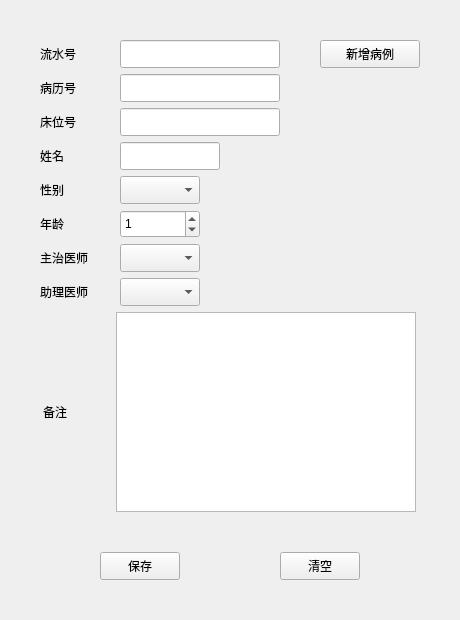
        <widget class="QWidget" name="widget" native="true">
         <property name="sizePolicy">
          <sizepolicy hsizetype="Expanding" vsizetype="Expanding">
           <horstretch>0</horstretch>
           <verstretch>0</verstretch>
          </sizepolicy>
         </property>
         <layout class="QVBoxLayout" name="verticalLayout_4">
          <property name="spacing">
           <number>0</number>
          </property>
          <property name="leftMargin">
           <number>0</number>
          </property>
          <property name="topMargin">
           <number>0</number>
          </property>
          <property name="rightMargin">
           <number>0</number>
          </property>
          <property name="bottomMargin">
           <number>0</number>
          </property>
          <item>
           <spacer name="verticalSpacer_14">
            <property name="orientation">
             <enum>Qt::Vertical</enum>
            </property>
            <property name="sizeType">
             <enum>QSizePolicy::Fixed</enum>
            </property>
            <property name="sizeHint" stdset="0">
             <size>
              <width>20</width>
              <height>40</height>
             </size>
            </property>
           </spacer>
          </item>
          <item>
           <layout class="QHBoxLayout" name="horizontalLayout_13">
            <property name="topMargin">
             <number>0</number>
            </property>
            <item>
             <spacer name="horizontalSpacer_44">
              <property name="orientation">
               <enum>Qt::Horizontal</enum>
              </property>
              <property name="sizeType">
               <enum>QSizePolicy::Fixed</enum>
              </property>
              <property name="sizeHint" stdset="0">
               <size>
                <width>40</width>
                <height>20</height>
               </size>
              </property>
             </spacer>
            </item>
            <item>
             <widget class="QLabel" name="label_8">
              <property name="sizePolicy">
               <sizepolicy hsizetype="Fixed" vsizetype="Preferred">
                <horstretch>0</horstretch>
                <verstretch>0</verstretch>
               </sizepolicy>
              </property>
              <property name="minimumSize">
               <size>
                <width>80</width>
                <height>0</height>
               </size>
              </property>
              <property name="text">
               <string>流水号</string>
              </property>
             </widget>
            </item>
            <item>
             <widget class="QLineEdit" name="edtSerial">
              <property name="sizePolicy">
               <sizepolicy hsizetype="Preferred" vsizetype="Fixed">
                <horstretch>0</horstretch>
                <verstretch>0</verstretch>
               </sizepolicy>
              </property>
              <property name="minimumSize">
               <size>
                <width>160</width>
                <height>28</height>
               </size>
              </property>
              <property name="maximumSize">
               <size>
                <width>160</width>
                <height>28</height>
               </size>
              </property>
              <property name="font">
               <font>
                <family>3ds</family>
                <pointsize>11</pointsize>
               </font>
              </property>
             </widget>
            </item>
            <item>
             <spacer name="horizontalSpacer_2">
              <property name="orientation">
               <enum>Qt::Horizontal</enum>
              </property>
              <property name="sizeHint" stdset="0">
               <size>
                <width>40</width>
                <height>20</height>
               </size>
              </property>
             </spacer>
            </item>
            <item>
             <widget class="QPushButton" name="btnAdd">
              <property name="minimumSize">
               <size>
                <width>100</width>
                <height>28</height>
               </size>
              </property>
              <property name="maximumSize">
               <size>
                <width>100</width>
                <height>16777215</height>
               </size>
              </property>
              <property name="text">
               <string>新增病例</string>
              </property>
             </widget>
            </item>
            <item>
             <spacer name="horizontalSpacer_61">
              <property name="orientation">
               <enum>Qt::Horizontal</enum>
              </property>
              <property name="sizeType">
               <enum>QSizePolicy::Fixed</enum>
              </property>
              <property name="sizeHint" stdset="0">
               <size>
                <width>40</width>
                <height>20</height>
               </size>
              </property>
             </spacer>
            </item>
           </layout>
          </item>
          <item>
           <layout class="QHBoxLayout" name="horizontalLayout_14">
            <property name="topMargin">
             <number>6</number>
            </property>
            <item>
             <spacer name="horizontalSpacer_45">
              <property name="orientation">
               <enum>Qt::Horizontal</enum>
              </property>
              <property name="sizeType">
               <enum>QSizePolicy::Fixed</enum>
              </property>
              <property name="sizeHint" stdset="0">
               <size>
                <width>40</width>
                <height>20</height>
               </size>
              </property>
             </spacer>
            </item>
            <item>
             <widget class="QLabel" name="label_9">
              <property name="sizePolicy">
               <sizepolicy hsizetype="Fixed" vsizetype="Preferred">
                <horstretch>0</horstretch>
                <verstretch>0</verstretch>
               </sizepolicy>
              </property>
              <property name="minimumSize">
               <size>
                <width>80</width>
                <height>0</height>
               </size>
              </property>
              <property name="text">
               <string>病历号</string>
              </property>
             </widget>
            </item>
            <item>
             <widget class="QLineEdit" name="edtChart">
              <property name="sizePolicy">
               <sizepolicy hsizetype="Preferred" vsizetype="Fixed">
                <horstretch>0</horstretch>
                <verstretch>0</verstretch>
               </sizepolicy>
              </property>
              <property name="minimumSize">
               <size>
                <width>160</width>
                <height>28</height>
               </size>
              </property>
              <property name="maximumSize">
               <size>
                <width>160</width>
                <height>28</height>
               </size>
              </property>
             </widget>
            </item>
            <item>
             <spacer name="horizontalSpacer_3">
              <property name="orientation">
               <enum>Qt::Horizontal</enum>
              </property>
              <property name="sizeHint" stdset="0">
               <size>
                <width>40</width>
                <height>20</height>
               </size>
              </property>
             </spacer>
            </item>
           </layout>
          </item>
          <item>
           <layout class="QHBoxLayout" name="horizontalLayout_15">
            <property name="topMargin">
             <number>6</number>
            </property>
            <item>
             <spacer name="horizontalSpacer_46">
              <property name="orientation">
               <enum>Qt::Horizontal</enum>
              </property>
              <property name="sizeType">
               <enum>QSizePolicy::Fixed</enum>
              </property>
              <property name="sizeHint" stdset="0">
               <size>
                <width>40</width>
                <height>20</height>
               </size>
              </property>
             </spacer>
            </item>
            <item>
             <widget class="QLabel" name="label_20">
              <property name="minimumSize">
               <size>
                <width>80</width>
                <height>0</height>
               </size>
              </property>
              <property name="text">
               <string>床位号</string>
              </property>
             </widget>
            </item>
            <item>
             <widget class="QLineEdit" name="edtBunk">
              <property name="sizePolicy">
               <sizepolicy hsizetype="Preferred" vsizetype="Fixed">
                <horstretch>0</horstretch>
                <verstretch>0</verstretch>
               </sizepolicy>
              </property>
              <property name="minimumSize">
               <size>
                <width>160</width>
                <height>28</height>
               </size>
              </property>
              <property name="maximumSize">
               <size>
                <width>160</width>
                <height>28</height>
               </size>
              </property>
             </widget>
            </item>
            <item>
             <spacer name="horizontalSpacer_4">
              <property name="orientation">
               <enum>Qt::Horizontal</enum>
              </property>
              <property name="sizeHint" stdset="0">
               <size>
                <width>40</width>
                <height>20</height>
               </size>
              </property>
             </spacer>
            </item>
           </layout>
          </item>
          <item>
           <layout class="QHBoxLayout" name="horizontalLayout_16">
            <property name="topMargin">
             <number>6</number>
            </property>
            <item>
             <spacer name="horizontalSpacer_47">
              <property name="orientation">
               <enum>Qt::Horizontal</enum>
              </property>
              <property name="sizeType">
               <enum>QSizePolicy::Fixed</enum>
              </property>
              <property name="sizeHint" stdset="0">
               <size>
                <width>40</width>
                <height>20</height>
               </size>
              </property>
             </spacer>
            </item>
            <item>
             <widget class="QLabel" name="label_21">
              <property name="minimumSize">
               <size>
                <width>80</width>
                <height>0</height>
               </size>
              </property>
              <property name="text">
               <string>姓名</string>
              </property>
             </widget>
            </item>
            <item>
             <widget class="QLineEdit" name="edtName">
              <property name="sizePolicy">
               <sizepolicy hsizetype="Preferred" vsizetype="Fixed">
                <horstretch>0</horstretch>
                <verstretch>0</verstretch>
               </sizepolicy>
              </property>
              <property name="minimumSize">
               <size>
                <width>100</width>
                <height>28</height>
               </size>
              </property>
              <property name="maximumSize">
               <size>
                <width>100</width>
                <height>28</height>
               </size>
              </property>
             </widget>
            </item>
            <item>
             <spacer name="horizontalSpacer_5">
              <property name="orientation">
               <enum>Qt::Horizontal</enum>
              </property>
              <property name="sizeHint" stdset="0">
               <size>
                <width>40</width>
                <height>20</height>
               </size>
              </property>
             </spacer>
            </item>
           </layout>
          </item>
          <item>
           <layout class="QHBoxLayout" name="horizontalLayout_17">
            <property name="topMargin">
             <number>6</number>
            </property>
            <item>
             <spacer name="horizontalSpacer_48">
              <property name="orientation">
               <enum>Qt::Horizontal</enum>
              </property>
              <property name="sizeType">
               <enum>QSizePolicy::Fixed</enum>
              </property>
              <property name="sizeHint" stdset="0">
               <size>
                <width>40</width>
                <height>20</height>
               </size>
              </property>
             </spacer>
            </item>
            <item>
             <widget class="QLabel" name="label_22">
              <property name="sizePolicy">
               <sizepolicy hsizetype="Fixed" vsizetype="Preferred">
                <horstretch>0</horstretch>
                <verstretch>0</verstretch>
               </sizepolicy>
              </property>
              <property name="minimumSize">
               <size>
                <width>80</width>
                <height>0</height>
               </size>
              </property>
              <property name="text">
               <string>性别</string>
              </property>
             </widget>
            </item>
            <item>
             <widget class="QComboBox" name="cbGender">
              <property name="sizePolicy">
               <sizepolicy hsizetype="Maximum" vsizetype="Fixed">
                <horstretch>0</horstretch>
                <verstretch>0</verstretch>
               </sizepolicy>
              </property>
              <property name="minimumSize">
               <size>
                <width>80</width>
                <height>28</height>
               </size>
              </property>
              <property name="maximumSize">
               <size>
                <width>80</width>
                <height>28</height>
               </size>
              </property>
              <property name="currentText">
               <string/>
              </property>
             </widget>
            </item>
            <item>
             <spacer name="horizontalSpacer_6">
              <property name="orientation">
               <enum>Qt::Horizontal</enum>
              </property>
              <property name="sizeHint" stdset="0">
               <size>
                <width>40</width>
                <height>20</height>
               </size>
              </property>
             </spacer>
            </item>
           </layout>
          </item>
          <item>
           <layout class="QHBoxLayout" name="horizontalLayout_18">
            <property name="topMargin">
             <number>6</number>
            </property>
            <item>
             <spacer name="horizontalSpacer_49">
              <property name="orientation">
               <enum>Qt::Horizontal</enum>
              </property>
              <property name="sizeType">
               <enum>QSizePolicy::Fixed</enum>
              </property>
              <property name="sizeHint" stdset="0">
               <size>
                <width>40</width>
                <height>20</height>
               </size>
              </property>
             </spacer>
            </item>
            <item>
             <widget class="QLabel" name="label_23">
              <property name="minimumSize">
               <size>
                <width>80</width>
                <height>0</height>
               </size>
              </property>
              <property name="text">
               <string>年龄</string>
              </property>
             </widget>
            </item>
            <item>
             <widget class="QSpinBox" name="edtAge">
              <property name="sizePolicy">
               <sizepolicy hsizetype="Maximum" vsizetype="Fixed">
                <horstretch>0</horstretch>
                <verstretch>0</verstretch>
               </sizepolicy>
              </property>
              <property name="minimumSize">
               <size>
                <width>80</width>
                <height>28</height>
               </size>
              </property>
              <property name="maximumSize">
               <size>
                <width>80</width>
                <height>28</height>
               </size>
              </property>
              <property name="maximum">
               <number>150</number>
              </property>
              <property name="value">
               <number>1</number>
              </property>
             </widget>
            </item>
            <item>
             <spacer name="horizontalSpacer_7">
              <property name="orientation">
               <enum>Qt::Horizontal</enum>
              </property>
              <property name="sizeHint" stdset="0">
               <size>
                <width>40</width>
                <height>20</height>
               </size>
              </property>
             </spacer>
            </item>
           </layout>
          </item>
          <item>
           <layout class="QHBoxLayout" name="horizontalLayout_19">
            <property name="topMargin">
             <number>6</number>
            </property>
            <item>
             <spacer name="horizontalSpacer_50">
              <property name="orientation">
               <enum>Qt::Horizontal</enum>
              </property>
              <property name="sizeType">
               <enum>QSizePolicy::Fixed</enum>
              </property>
              <property name="sizeHint" stdset="0">
               <size>
                <width>40</width>
                <height>20</height>
               </size>
              </property>
             </spacer>
            </item>
            <item>
             <widget class="QLabel" name="label_24">
              <property name="minimumSize">
               <size>
                <width>80</width>
                <height>0</height>
               </size>
              </property>
              <property name="text">
               <string>主治医师</string>
              </property>
             </widget>
            </item>
            <item>
             <widget class="QComboBox" name="comAttend">
              <property name="sizePolicy">
               <sizepolicy hsizetype="Maximum" vsizetype="Fixed">
                <horstretch>0</horstretch>
                <verstretch>0</verstretch>
               </sizepolicy>
              </property>
              <property name="minimumSize">
               <size>
                <width>80</width>
                <height>28</height>
               </size>
              </property>
              <property name="maximumSize">
               <size>
                <width>80</width>
                <height>28</height>
               </size>
              </property>
             </widget>
            </item>
            <item>
             <spacer name="horizontalSpacer_8">
              <property name="orientation">
               <enum>Qt::Horizontal</enum>
              </property>
              <property name="sizeType">
               <enum>QSizePolicy::Expanding</enum>
              </property>
              <property name="sizeHint" stdset="0">
               <size>
                <width>40</width>
                <height>20</height>
               </size>
              </property>
             </spacer>
            </item>
           </layout>
          </item>
          <item>
           <layout class="QHBoxLayout" name="horizontalLayout_20">
            <property name="topMargin">
             <number>6</number>
            </property>
            <item>
             <spacer name="horizontalSpacer_51">
              <property name="orientation">
               <enum>Qt::Horizontal</enum>
              </property>
              <property name="sizeType">
               <enum>QSizePolicy::Fixed</enum>
              </property>
              <property name="sizeHint" stdset="0">
               <size>
                <width>40</width>
                <height>20</height>
               </size>
              </property>
             </spacer>
            </item>
            <item>
             <widget class="QLabel" name="label_25">
              <property name="minimumSize">
               <size>
                <width>80</width>
                <height>0</height>
               </size>
              </property>
              <property name="maximumSize">
               <size>
                <width>80</width>
                <height>16777215</height>
               </size>
              </property>
              <property name="text">
               <string>助理医师</string>
              </property>
             </widget>
            </item>
            <item>
             <widget class="QComboBox" name="comAssistant">
              <property name="sizePolicy">
               <sizepolicy hsizetype="Maximum" vsizetype="Fixed">
                <horstretch>0</horstretch>
                <verstretch>0</verstretch>
               </sizepolicy>
              </property>
              <property name="minimumSize">
               <size>
                <width>80</width>
                <height>28</height>
               </size>
              </property>
              <property name="maximumSize">
               <size>
                <width>80</width>
                <height>28</height>
               </size>
              </property>
             </widget>
            </item>
            <item>
             <spacer name="horizontalSpacer_9">
              <property name="orientation">
               <enum>Qt::Horizontal</enum>
              </property>
              <property name="sizeHint" stdset="0">
               <size>
                <width>40</width>
                <height>20</height>
               </size>
              </property>
             </spacer>
            </item>
           </layout>
          </item>
          <item>
           <layout class="QHBoxLayout" name="horizontalLayout_21">
            <property name="topMargin">
             <number>6</number>
            </property>
            <item>
             <spacer name="horizontalSpacer_52">
              <property name="orientation">
               <enum>Qt::Horizontal</enum>
              </property>
              <property name="sizeType">
               <enum>QSizePolicy::Fixed</enum>
              </property>
              <property name="sizeHint" stdset="0">
               <size>
                <width>40</width>
                <height>20</height>
               </size>
              </property>
             </spacer>
            </item>
            <item>
             <widget class="QLabel" name="label_26">
              <property name="sizePolicy">
               <sizepolicy hsizetype="Minimum" vsizetype="Fixed">
                <horstretch>0</horstretch>
                <verstretch>0</verstretch>
               </sizepolicy>
              </property>
              <property name="minimumSize">
               <size>
                <width>70</width>
                <height>0</height>
               </size>
              </property>
              <property name="maximumSize">
               <size>
                <width>70</width>
                <height>16777215</height>
               </size>
              </property>
              <property name="text">
               <string>备注</string>
              </property>
             </widget>
            </item>
            <item>
             <widget class="QTextEdit" name="textEdit">
              <property name="sizePolicy">
               <sizepolicy hsizetype="Fixed" vsizetype="Fixed">
                <horstretch>0</horstretch>
                <verstretch>0</verstretch>
               </sizepolicy>
              </property>
              <property name="minimumSize">
               <size>
                <width>300</width>
                <height>200</height>
               </size>
              </property>
             </widget>
            </item>
            <item>
             <spacer name="horizontalSpacer_64">
              <property name="orientation">
               <enum>Qt::Horizontal</enum>
              </property>
              <property name="sizeType">
               <enum>QSizePolicy::Fixed</enum>
              </property>
              <property name="sizeHint" stdset="0">
               <size>
                <width>40</width>
                <height>20</height>
               </size>
              </property>
             </spacer>
            </item>
           </layout>
          </item>
          <item>
           <spacer name="verticalSpacer_17">
            <property name="orientation">
             <enum>Qt::Vertical</enum>
            </property>
            <property name="sizeType">
             <enum>QSizePolicy::Fixed</enum>
            </property>
            <property name="sizeHint" stdset="0">
             <size>
              <width>20</width>
              <height>40</height>
             </size>
            </property>
           </spacer>
          </item>
          <item>
           <layout class="QHBoxLayout" name="horizontalLayout_31">
            <item>
             <spacer name="horizontalSpacer_11">
              <property name="orientation">
               <enum>Qt::Horizontal</enum>
              </property>
              <property name="sizeHint" stdset="0">
               <size>
                <width>40</width>
                <height>20</height>
               </size>
              </property>
             </spacer>
            </item>
            <item>
             <widget class="QPushButton" name="btnSave">
              <property name="sizePolicy">
               <sizepolicy hsizetype="Fixed" vsizetype="Fixed">
                <horstretch>0</horstretch>
                <verstretch>0</verstretch>
               </sizepolicy>
              </property>
              <property name="minimumSize">
               <size>
                <width>80</width>
                <height>28</height>
               </size>
              </property>
              <property name="maximumSize">
               <size>
                <width>80</width>
                <height>28</height>
               </size>
              </property>
              <property name="text">
               <string>保存</string>
              </property>
             </widget>
            </item>
            <item>
             <spacer name="horizontalSpacer_53">
              <property name="orientation">
               <enum>Qt::Horizontal</enum>
              </property>
              <property name="sizeHint" stdset="0">
               <size>
                <width>40</width>
                <height>20</height>
               </size>
              </property>
             </spacer>
            </item>
            <item>
             <widget class="QPushButton" name="btnClean">
              <property name="minimumSize">
               <size>
                <width>80</width>
                <height>28</height>
               </size>
              </property>
              <property name="maximumSize">
               <size>
                <width>16777215</width>
                <height>28</height>
               </size>
              </property>
              <property name="text">
               <string>清空</string>
              </property>
             </widget>
            </item>
            <item>
             <spacer name="horizontalSpacer_10">
              <property name="orientation">
               <enum>Qt::Horizontal</enum>
              </property>
              <property name="sizeHint" stdset="0">
               <size>
                <width>40</width>
                <height>20</height>
               </size>
              </property>
             </spacer>
            </item>
           </layout>
          </item>
          <item>
           <spacer name="verticalSpacer_13">
            <property name="orientation">
             <enum>Qt::Vertical</enum>
            </property>
            <property name="sizeHint" stdset="0">
             <size>
              <width>20</width>
              <height>40</height>
             </size>
            </property>
           </spacer>
          </item>
         </layout>
        </widget>
